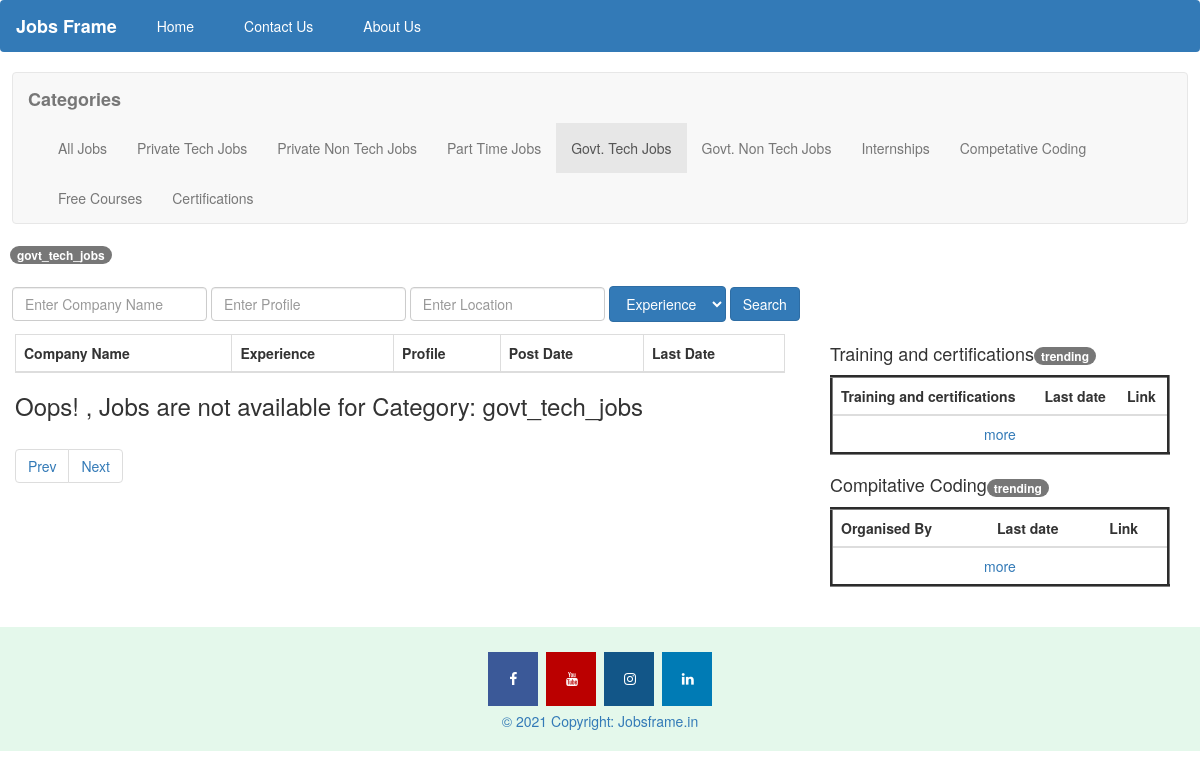
The app's page /index/govt_tech_jobs/1 with its own data.
### jobs1/models.py (models this page shows, shortened)
class Categary_label(models.Model):
    id = models.IntegerField(primary_key=True)
    choice_id = models.CharField(max_length=100)
    choice_name = models.CharField(max_length=100)

### jobs1/views.py (the view)
# urls.py: path('index/<str:category_name>/<int:page_number>', views.index1, name="Jsihome1"),
def index1(request,category_name,page_number):
    if Visitors.objects.filter(date = date.today()).count() ==0:
        Visitors.objects.create(date = date.today()).save()
    count = Visitors.objects.get(date = date.today())
    count.index_page = count.index_page+1
    count.save()
    return render(request, 'jobs1/index.html',NumberOfRecordsBy.jobs_by_category(category_name,page_number))

### jobs1/templates/jobs1/index.html (shortened to what this page needs)
<!doctype html>
<html lang="en">
<head>
        <link rel="stylesheet" href="https://cdnjs.cloudflare.com/ajax/libs/font-awesome/4.7.0/css/font-awesome.min.css">
    <link rel="stylesheet" href="https://maxcdn.bootstrapcdn.com/bootstrap/3.4.1/css/bootstrap.min.css">
</head>
<body >
  <nav class="navbar bg-primary" >
    <div class="container-fluid " >
      <div class="navbar-header">
        <b class="navbar-brand" >Jobs Frame</b>
      </div>
      <div class="collapse navbar-collapse" id="myNavbar1">
        <ul class="nav navbar-nav">
          <li><a style="
            color: white;
            padding: 15px 25px;
            text-align: center;" href="/index/all_jobs/1">Home</a></li>
          <li><a style="
            color: white;
            padding: 15px 25px;
            text-align: center;" href="/contact_us">Contact Us</a></li>
          <li><a style="
            color: white;
            padding: 15px 25px;
            text-align: center;" href="/about_us">About Us</a></li>
      </ul>
      </div>
    </div>
  </nav>
    <nav class="navbar navbar-default" style="margin: 12px;">
      <div class="container-fluid">
        <div class="navbar-header">
          <span class="navbar-brand " ><b>Categories</b></span>
        </div>
        <div class="collapse navbar-collapse" id="myNavbar">
          <ul class="nav navbar-nav">
            {%for cat in categories%}
            {%if category_name == cat.choice_id %}
            <li class="active"><a href="/index/{{cat.choice_id}}/1" >{{cat.choice_name}}</a></li>
            {% else %}
            <li ><a href="/index/{{cat.choice_id}}/1" >{{cat.choice_name}}</a></li>
            {% endif %}
            {%endfor%}
        </ul>
        </div>
      </div>
    </nav>
    <span class="badge badge-alert"style="margin: 10px;">{{category_name}}</span>
        <form style="margin: 12px;" id='jobSearch' class = "form-inline" action="/contact1/{{category_name}}/{{page_number}}" method="post">{% csrf_token %}
            <input id="company_name" type="text" class="form-control" name="company_name" value="{{ company_name }}" placeholder="Enter Company Name">
            <input id="profile" type="text" class="form-control" name="profile" value="{{ profile}}" placeholder="Enter Profile">
            <input id="location" type="text" class="form-control" name="location" value="{{ location }}" placeholder="Enter Location">
            <select name="experience" id="experience" class="btn btn-primary">
                <option value="Experience" selected="selected">Experience</option>
              </select>
            <button  onclick="job_search1()" class="btn btn-primary">Search</button>
        </form>
    <div class="container-fluid " >
        <div class="row">
            <div class="col-lg-8" >
                <table class="table table-bordered table-responsive">
                    <thead>
                        <tr>
                            <th>Company Name</th>
                            <th>Experience</th>
                            <th>Profile</th>
                            <th>Post Date</th>
                            <th>Last Date</th>
                        </tr>
                    </thead>
                </table>
                {%if no_of_records == 0%}
                    <h3>Oops! , Jobs are not available for Category: {{category_name}}</h3>
                    {%endif%}
                <ul id="pagination" class="pagination">
                </ul>
            </div>
            <div class="col-lg-4">
                <div class="container-fluid">
                    <h4>Training and certifications<span class="badge badge-alert">trending</span></h4>
                    <table style="border-style:groove;" class="table table-hover">
                        <thead>
                            <tr>
                                <th>Training and certifications</th>
                                <th>Last date</th>
                                <th>Link</th>
                            </tr>
                        </thead>
                        <tbody>
                            <tr>
                                <td colspan="3" style="text-align: center;"><a href="/index/certifications/1">more</a></td>
                            </tr>
                        </tbody>
                    </table>
                    <h4>Compitative Coding<span class="badge badge-alert">trending</span></h4>
                    <table class="table table-hover" style="border-style: groove ;">
                        <thead>
                            <tr>
                                <th>Organised By</th>
                                <th>Last date</th>
                                <th>Link</th>
                            </tr>
                        </thead>
                        <tbody>
                            <tr>
                                <td colspan="3" style="text-align: center;"><a href="/index/competative_coding/1">more</a></td>
                            </tr>
                        </tbody>
                    </table>
                </div>
            </div>
        </div>
    </div>
    <footer class="text-center text-white" style="background-color: rgb(228, 248, 235); padding-bottom: 20px; padding-top: 20px; margin-top: 20px;">
        <div class="container p-4 pb-0">
          <section class="mb=4">
            <a class="fa fa-facebook" href="https://www.facebook.com/jobs.frame.3/about"></a>
            <a class="fa fa-youtube" href="https://www.youtube.com/channel/UC02KUlA-Sqn8lwY2tt4386A"></a>
            <a class="fa fa-instagram" href="https://www.instagram.com/jobsframe/"></a>
            <a class="fa fa-linkedin" href="https://www.linkedin.com/company/jobs-frame/"></a>
          </section>
        </div>
        <div class="footer-copyright text-center py-3"><span class="text-primary">© 2021 Copyright:</span>
            <a href="https://www.jobsframe.in/"> Jobsframe.in</a>
          </div>
      </footer>
</body>
</html>

### jobs1/templates/jobs1/index.html (style rules this page uses)
.fa { padding: 20px; font-size: 30px; width: 50px; text-align: center; text-decoration: none; margin: 5px 2px; }
.fa-facebook { background: #3B5998; color: white; }
.fa-linkedin { background: #007bb5; color: white; }
.fa-youtube { background: #bb0000; color: white; }
.fa-instagram { background: #125688; color: white; }

### records on screen
Categary_label: choice_name "All Jobs"
Categary_label: choice_name "Private Tech Jobs"
Categary_label: choice_name "Private Non Tech Jobs"
Categary_label: choice_name "Part Time Jobs"
Categary_label: choice_name "Govt. Tech Jobs", choice "govt_tech_jobs"
Categary_label: choice_name "Govt. Non Tech Jobs"
Categary_label: choice_name "Internships"
Categary_label: choice_name "Competative Coding"
Categary_label: choice_name "Free Courses"
Categary_label: choice_name "Certifications"
